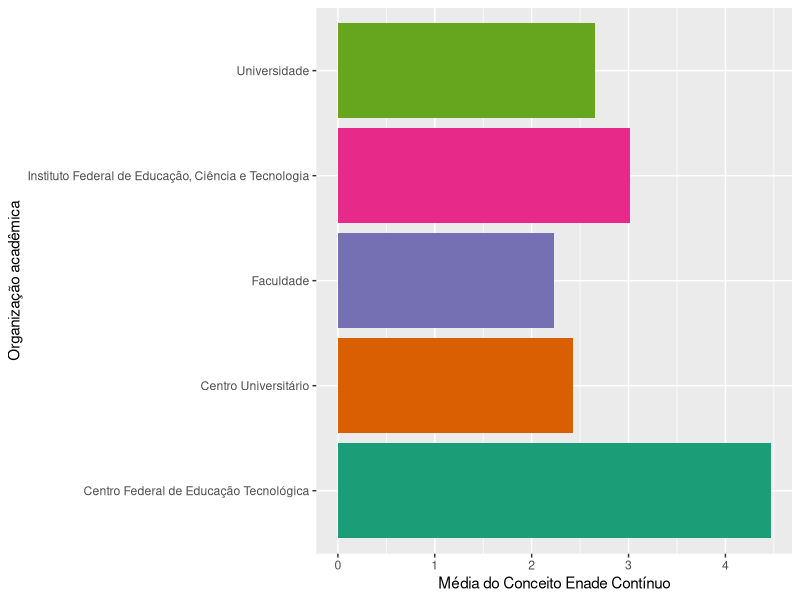
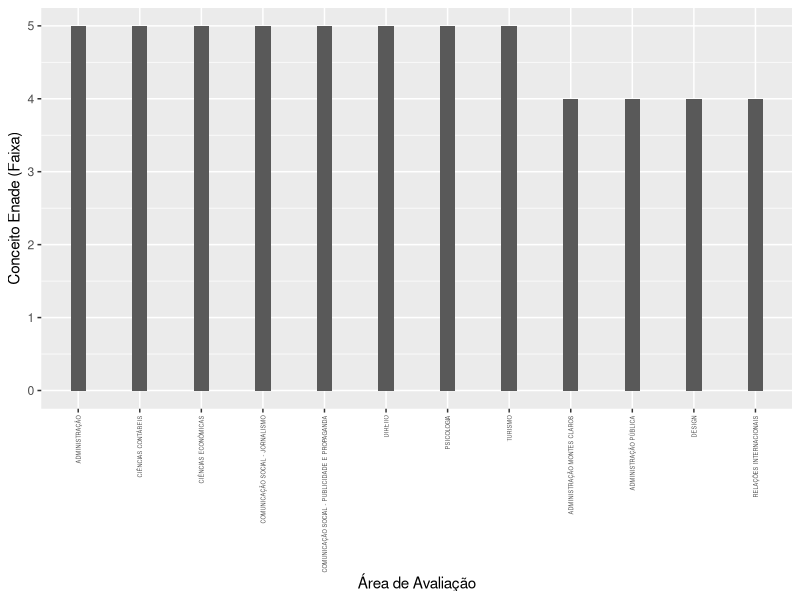
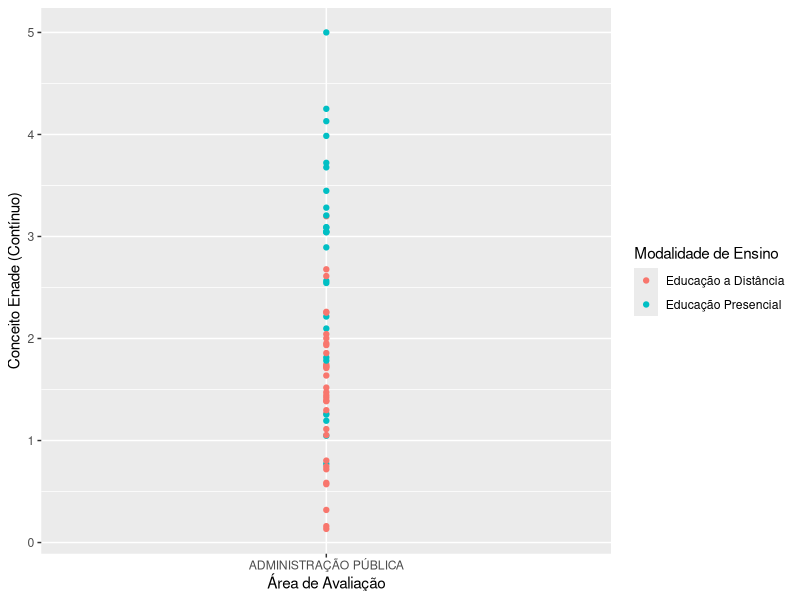
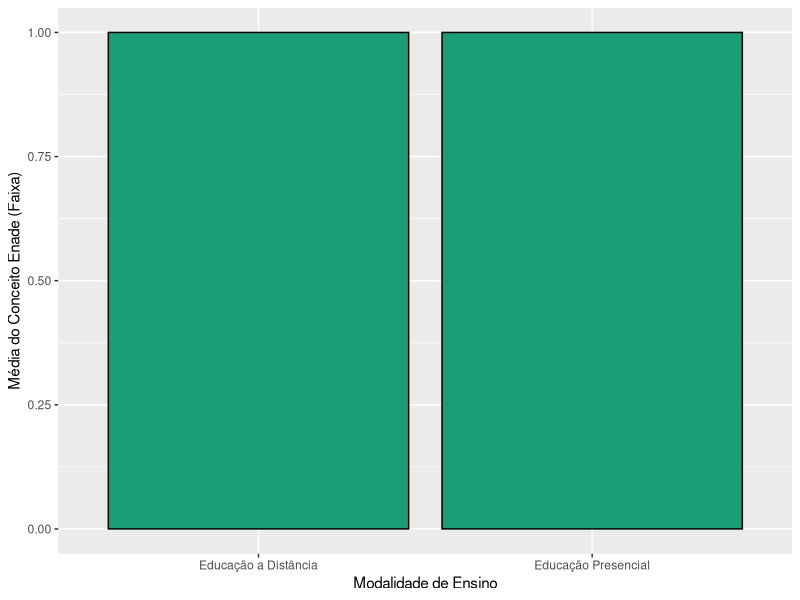
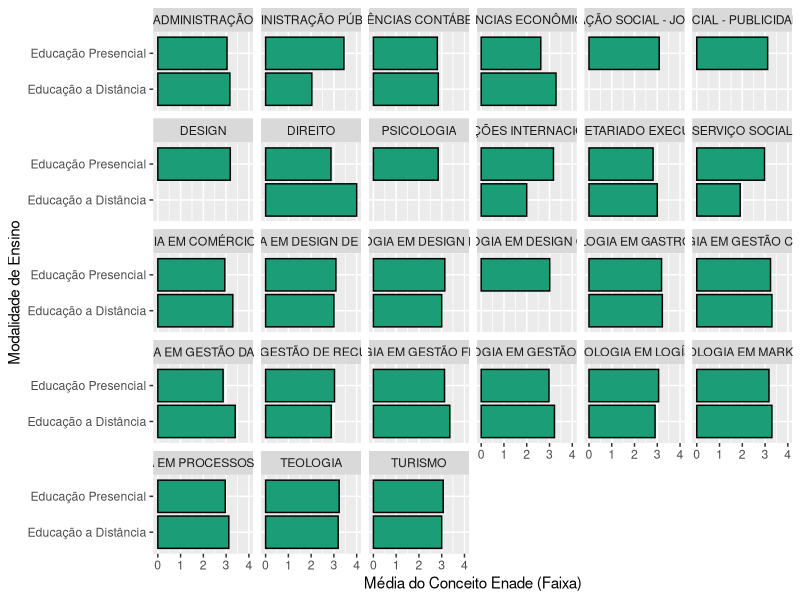
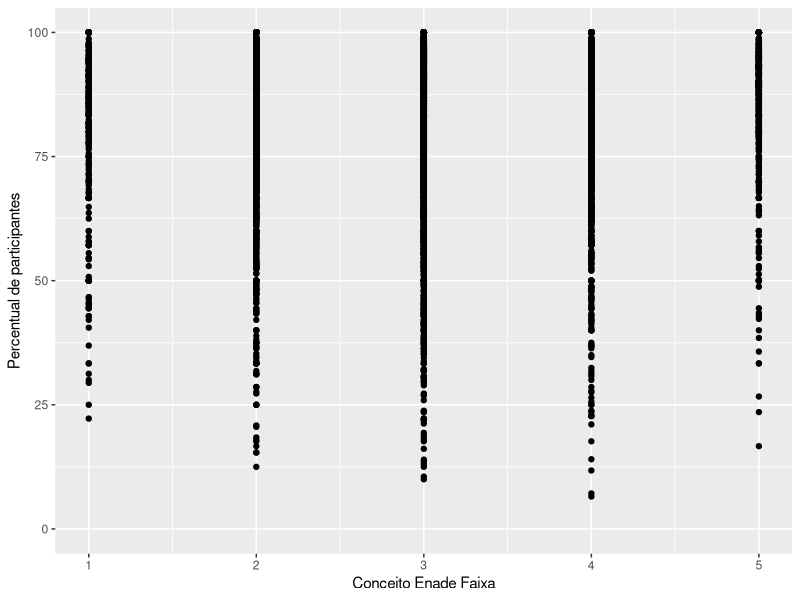
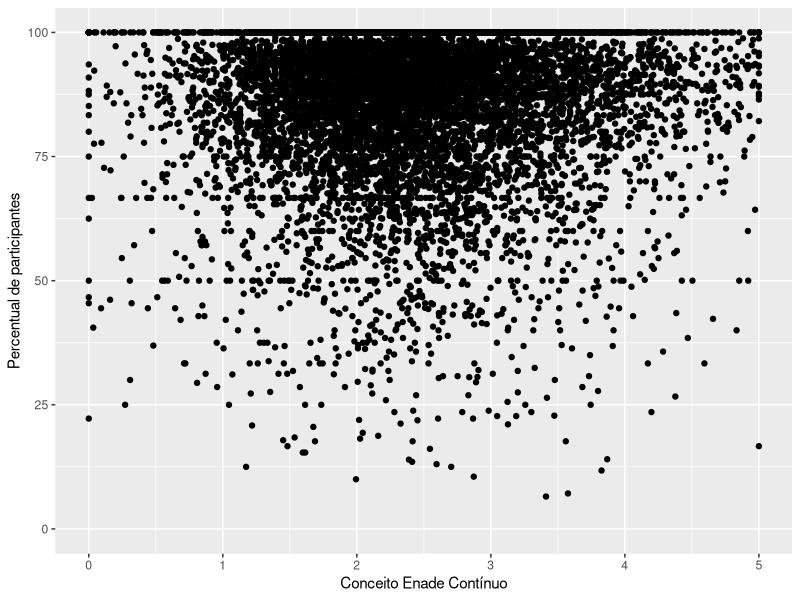
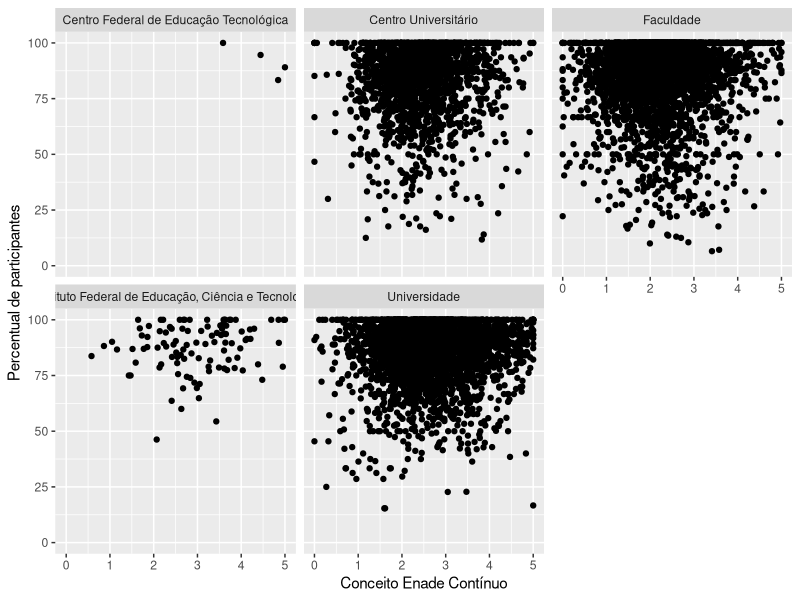

The R script that drew these images, in order:
## ---- chunk 1

library(readxl)

df_enade <- read_excel("hw99-analise-viz-dados-grupo08_files/resultados_conceito_enade_2018.xlsx", col_types = c("numeric", "numeric", "text", "numeric", "text", "text", "text", "text", "numeric", "text", "numeric", "text", "text", "numeric", "numeric", "numeric", "numeric", "numeric", "numeric", "numeric", "numeric", "text"))

## ---- chunk 2

install.packages("RColorBrewer")

library(RColorBrewer)
library(tidyverse)
library(dplyr)
library(ggplot2)


df_enade1 <- df_enade %>% 
  select(-`Observação`) %>% 
  group_by(`Organização Acadêmica`) %>% 
  drop_na() %>% 
  summarise(media_continuo = mean(`Conceito Enade (Contínuo)`))

cores <- brewer.pal(5, "Dark2")

df_enade1 %>% 
  ggplot(aes(x = media_continuo, y = `Organização Acadêmica`)) + 
  geom_col(fill = cores)  +
  labs(x = "Média do Conceito Enade Contínuo",
       y = "Organização acadêmica")
## ---- chunk 3
library(dplyr); library(ggplot2)

df_enade2 <- df_enade %>% 
  filter(`Sigla da IES` == "UFMG")

df_enade2[9, 3] = "ADMINISTRAÇÃO MONTES CLAROS" #Altera o nome do curso de Administração de Montes Claros, de modo a não permitir a sobreposição desse valor com o curso de Adminsitração de Belo Horizonte

df_enade2 %>% 
  ggplot() +
  geom_col(aes(x = reorder(`Área de Avaliação`, -`Conceito Enade (Faixa)`), y = `Conceito Enade (Faixa)`), width = .25) +
  theme(axis.text.x = element_text(size = 4, angle = 90, vjust = 0.5, hjust = 1))+
  labs(x = "Área de Avaliação")

## ---- chunk 4

df_C <- df_enade %>% 
  select("Área de Avaliação", "Modalidade de Ensino", "Conceito Enade (Contínuo)") %>% 
  filter(`Área de Avaliação` == "ADMINISTRAÇÃO PÚBLICA") %>%
  drop_na() 
df_C %>%
  ggplot(aes(x = `Área de Avaliação`, y = `Conceito Enade (Contínuo)`, color = `Modalidade de Ensino`)) +
  geom_point() +
  labs(x = "Área de Avaliação", 
       y = "Conceito Enade (Contínuo)")
## ---- chunk 5

df_A <- df_enade %>% 
  select("Área de Avaliação", "Modalidade de Ensino", "Conceito Enade (Faixa)") %>% 
  filter(`Área de Avaliação` == "ADMINISTRAÇÃO PÚBLICA") %>%
  drop_na() %>% 
  group_by(`Modalidade de Ensino`) %>% 
  summarise(n = mean(`Conceito Enade (Faixa)`))

cores <- brewer.pal(2, "Dark2")

df_A %>% 
  count(`Modalidade de Ensino`) %>%
  ggplot(aes(x = `Modalidade de Ensino`, y = n)) + 
  geom_col(color = "black", fill = "#1B9E77")  +
  labs(x = "Modalidade de Ensino",
       y = "Média do Conceito Enade (Faixa)")
## ---- chunk 6

df_B <- df_enade %>% 
  select("Área de Avaliação", "Modalidade de Ensino", "Conceito Enade (Faixa)") %>% 
  drop_na() %>% 
  group_by(`Modalidade de Ensino`, `Área de Avaliação`) %>% 
  summarise(n = mean(`Conceito Enade (Faixa)`))

df_B %>% 
  ggplot(aes(y = `Modalidade de Ensino`, x = n)) + 
  geom_col(color = "black", fill = "#1B9E77")  +
  facet_wrap("`Área de Avaliação`") +
  labs(y = "Modalidade de Ensino",
       x = "Média do Conceito Enade (Faixa)")
## ---- chunk 7
library(ggplot2)
library(tidyverse)

df_enade4 <- df_enade %>% 
  mutate(prop_participantes = `Nº  de Concluintes Participantes`/`Nº de Concluintes Inscritos`*100) 

df_enade4 %>% 
  ggplot(aes(x = `Conceito Enade (Faixa)`, y = prop_participantes)) +
  geom_point() +
  labs(x = "Conceito Enade Faixa", 
       y = "Percentual de participantes")

## ---- chunk 8

df_enade4 %>% 
  ggplot(aes(x = `Conceito Enade (Contínuo)`, y = prop_participantes)) +
  geom_point() +
  labs(x = "Conceito Enade Contínuo", 
       y = "Percentual de participantes")
## ---- chunk 9

df_enade4 %>% 
  ggplot(aes(x = `Conceito Enade (Contínuo)`, y = prop_participantes)) +
  geom_point() +
  facet_wrap("`Organização Acadêmica`") +
  labs(x = "Conceito Enade Contínuo", 
       y = "Percentual de participantes")
